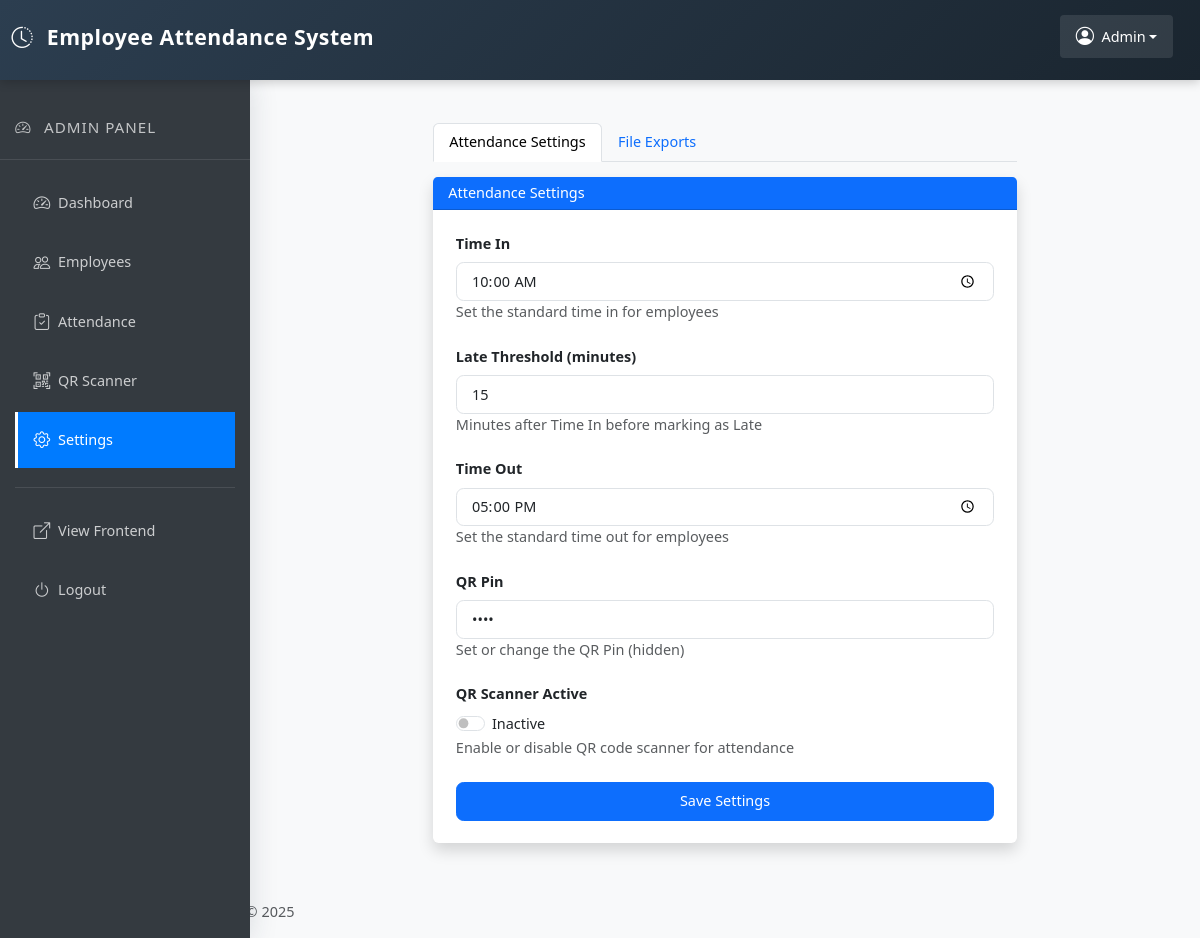
/views/admin/settings.php (signed in), run on an earlier commit of the app's database.
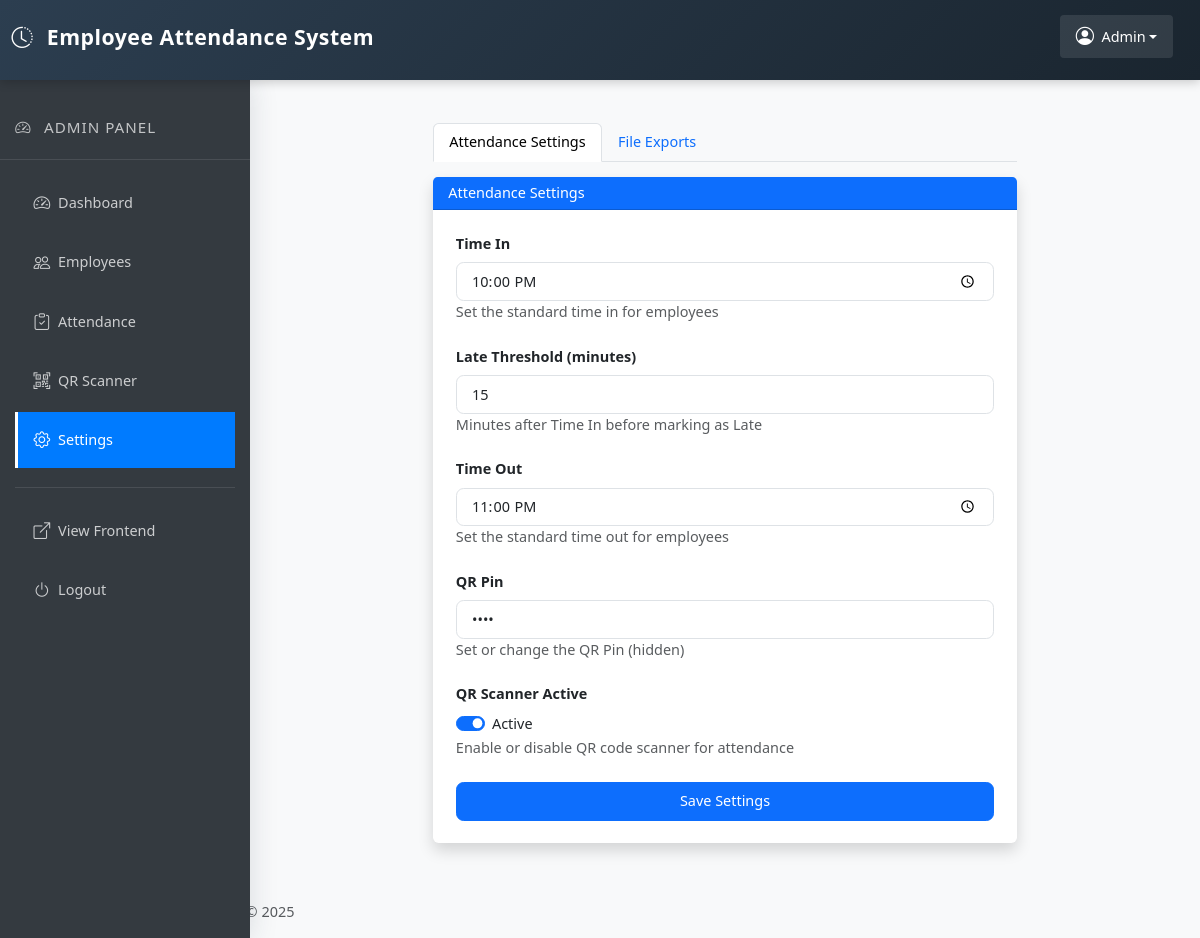
And on a later commit of the database.
### tables this page shows
CREATE TABLE `settings` (
  `id` int(11) NOT NULL,
  `time_in` time NOT NULL,
  `threshold_minute` int(11) NOT NULL,
  `time_out` time NOT NULL,
  `qr_pin` varchar(255) NOT NULL,
  `qr_active` tinyint(1) NOT NULL
);

### views/admin/settings.php (the view, shortened to what the changed rows need)
<?php
require_once '../../includes/admin/header.php';
require_once '../../db/connect.php';
$query = "SELECT * FROM settings WHERE id = 1";
$result = $conn->query($query);
$settings = $result->fetch_assoc();
?>
    <link rel="stylesheet" href="../../assets/css/bootstrap.min.css">
    <link rel="stylesheet" href="https://cdnjs.cloudflare.com/ajax/libs/font-awesome/6.0.0-beta3/css/all.min.css">
<div class="main-content">
    <div class="container-fluid mt-4">
        <div class="row">
            <div class="col-md-8 mx-auto">
                <div class="tab-content" id="settingsTabsContent">
                    <div class="tab-pane fade show active" id="attendance-settings" role="tabpanel" aria-labelledby="attendance-tab">
                        <div class="card shadow border-0">
                            <div class="card-body p-4">
                                <form id="attendanceSettingsForm" class="needs-validation" novalidate>
                                    <div class="mb-4">
                                        <label class="form-label fw-bold">Time In</label>
                                        <input type="time" class="form-control form-control-lg" name="time_in"
                                            value="<?php echo $settings['time_in']; ?>" required>
                                        <small class="text-muted">Set the standard time in for employees</small>
                                    </div>
                                    <div class="mb-4">
                                        <label class="form-label fw-bold">Late Threshold (minutes)</label>
                                        <input type="number" class="form-control form-control-lg" name="threshold_minute"
                                            value="<?php echo $settings['threshold_minute']; ?>" required>
                                        <small class="text-muted">Minutes after Time In before marking as Late</small>
                                    </div>
                                    <div class="mb-4">
                                        <label class="form-label fw-bold">Time Out</label>
                                        <input type="time" class="form-control form-control-lg" name="time_out"
                                            value="<?php echo $settings['time_out']; ?>" required>
                                        <small class="text-muted">Set the standard time out for employees</small>
                                    </div>
                                    <div class="mb-4">
                                        <label class="form-label fw-bold">QR Pin</label>
                                        <input type="password" class="form-control form-control-lg" name="qr_pin"
                                            value="<?php echo isset($settings['qr_pin']) ? htmlspecialchars($settings['qr_pin']) : ''; ?>" autocomplete="off">
                                        <small class="text-muted">Set or change the QR Pin (hidden)</small>
                                    </div>
                                    <div class="mb-4">
                                        <div class="form-check form-switch">
                                            <input class="form-check-input" type="checkbox" id="qrActiveSwitch" name="qr_active" value="1"
                                                <?php echo (isset($settings['qr_active']) && $settings['qr_active']) ? 'checked' : ''; ?>>
                                            <label class="form-check-label" for="qrActiveSwitch">
                                                <?php echo (isset($settings['qr_active']) && $settings['qr_active']) ? 'Active' : 'Inactive'; ?>
                                            </label>
                                        </div>
                                    </div>
                                </form>
                            </div>
                        </div>
                    </div>
                </div>
            </div>
        </div>
    </div>
</div>
<?php require_once '../../includes/admin/footer.php'; ?>

What changed in the data, as far as the page shows it:
changed settings: time_in "10:00:00" → "22:00:00"; time_out "17:00:00" → "23:00:00"; qr_active "☐" → "☑"
Also different on the page:
text no longer shown: "Inactive"
text now shown: "Active"
